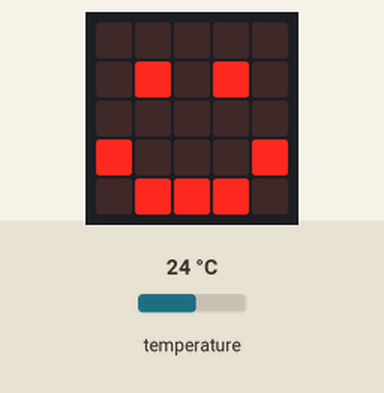
The program below on a simulated BBC micro:bit running MicroPython. On the bench: the board's 5×5 LED display. The test bench sets the inputs (shaded band); at power-on: temperature 24 °C.

Above: at 1.2 s.
1.3 s: temperature set to 20.6 °C
3.2 s: temperature set to 19.2 °C
At 4.7 s:
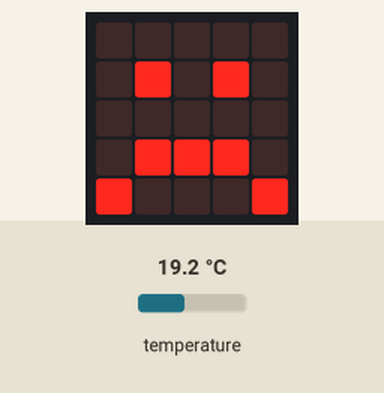
5.5 s: temperature set to 28 °C
At 6.3 s:
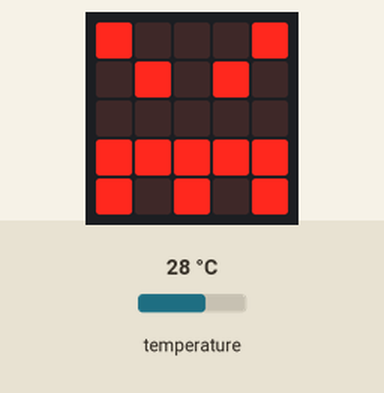
7.5 s: temperature set to 27.5 °C
At 9.0 s:
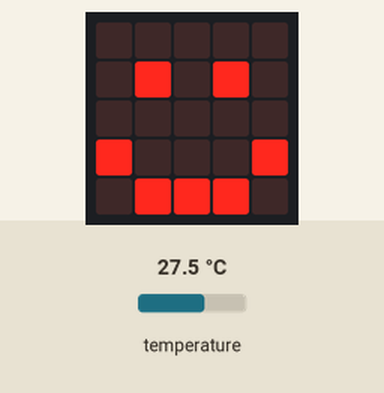
9.5 s: temperature set to 12 °C
At 10.6 s:
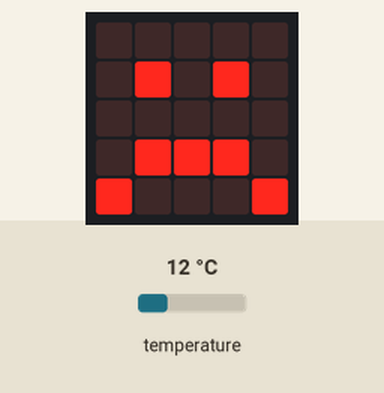
Timing chart, 0 to 12.5 s (numbered marks = the images above; inputs shaded):
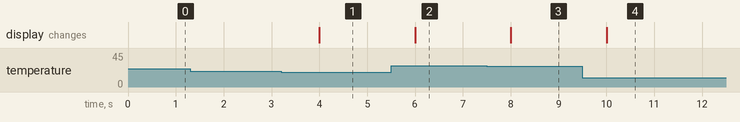

The program:

main.py
```python
from microbit import *

while True:
    if temperature() < 20:
        display.show(Image.SAD)
    elif temperature() < 28:
        display.show(Image.HAPPY)
    else:
        display.show(Image.ANGRY)
    sleep(1000)
```

Measured:
- the behaviour switches between 20 and 19.9 °C on temperature (found by bisection; images 0 and 1)
- the behaviour switches between 28 and 27.9 °C on temperature (found by bisection; images 2 and 3)
- after the input at 1.3 s, every drawn part: stays the same
- after the input at 3.2 s, the display: changes after 0.80 s (image 1)
- after the input at 5.5 s, the display: changes after 0.50 s (image 2)
- after the input at 7.5 s, the display: changes after 0.50 s (image 3)
- after the input at 9.5 s, the display: changes after 0.51 s (image 4)
